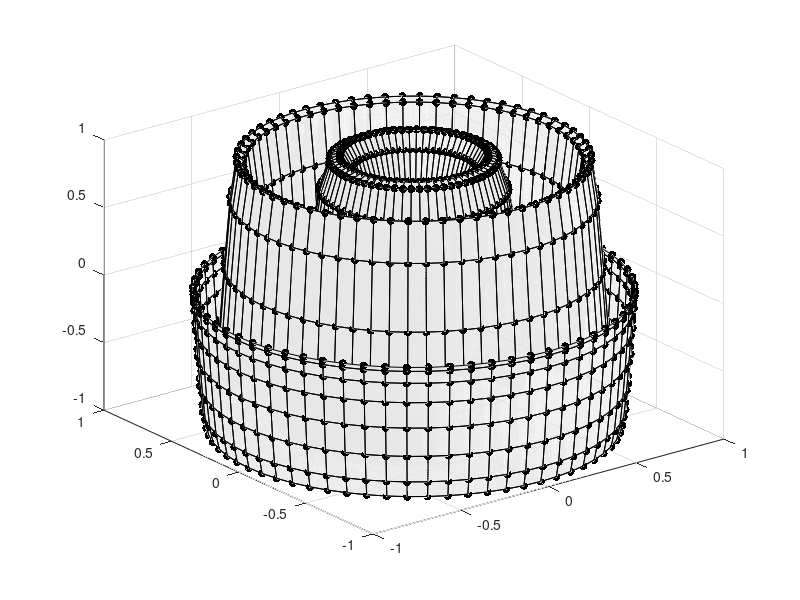

Source code (MATLAB): (Note: this script raises an error after producing the figure.)
clear
close all



[X,Y,Z] = sphere(64);

Z = sin(4*pi.*(X.^2 + Y.^2));

figure('Position',[300, 80, 500, 500])
surf(X,Y,Z, 'FaceAlpha', 0.4, 'FaceColor', [0.9, 0.9, 0.9])
hold on
scatter3(X,Y,Z,[],'k', 'filled')

% Z = Z + 5;

% MLP Set-up: Enter the Input/Ooutput dimensions and define the number of neurons per layer
input_dim = 4;
output_dim = 1;
dense_NeuralNet_design = [input_dim, 8,8,8,8, output_dim];  % [Input, Hidden_1, Hidden_2, ..., Output]

Num_Hidden_Layers  = numel(dense_NeuralNet_design) - 2;  % -2 to remove input and output layer from consideration
Num_Forward_Steps  = Num_Hidden_Layers + 1;  % we need to perform n-1 matrix multiplications + activation function to do one forward pass where n is the number of hidden layers + input and output layer, so n is total layers

% Initialize containers for weights, gradients and outputs at each layer
weights_cell_0 = initialize_weights(dense_NeuralNet_design, 'xavier', 0);
weights_cell_1 = initialize_weights(dense_NeuralNet_design, 'xavier', 0);
weights_cell_2 = initialize_weights(dense_NeuralNet_design, 'xavier', 0);
weights_cell_3 = initialize_weights(dense_NeuralNet_design, 'xavier', 0);

weights_set_to_zero_cell = initialize_weights(dense_NeuralNet_design, 'zeros', 0);
gradients_cell_0 = weights_set_to_zero_cell;
gradients_cell_1 = weights_set_to_zero_cell;
gradients_cell_2 = weights_set_to_zero_cell;
gradients_cell_3 = weights_set_to_zero_cell;

m_momentum_cell_1 = weights_set_to_zero_cell; % cell array to hold the exponential moving average momentum vectors (first moment) 
m_momentum_cell_3 = weights_set_to_zero_cell; % cell array to hold the exponential moving average momentum vectors (first moment) 
v_squared_gradients_cell_2 = weights_set_to_zero_cell; % cell array to hold the squared gradients (second moment) 
v_squared_gradients_cell_3 = weights_set_to_zero_cell; % cell array to hold the squared gradients (second moment) 

hiddenOutputs_0 = cell(Num_Hidden_Layers, 1);
hiddenOutputs_1 = cell(Num_Hidden_Layers, 1);
hiddenOutputs_2 = cell(Num_Hidden_Layers, 1);
hiddenOutputs_3 = cell(Num_Hidden_Layers, 1);
Layer_Derivative = cell(Num_Forward_Steps, 1);

% Presets and hyperparameters
max_epochs = 10000;
iter_plot_ratio = 100;
batch_size = 64;
bias_filler = ones(1, batch_size); % a row vector of ones to stack on (hidden) input matrix
num_output_elements = output_dim * batch_size; % to divide by the correct factor to get the MEAN of the squared errors

learn_rate_0 = 0.02;
learn_rate_1 = 0.02;
learn_rate_2 = 0.001;
learn_rate_3 = 0.001;

emv_momentum_1 = 0.9; % define what fraction of the previous gradient should be used for the current gradient. Only the remaining part, 1-momentum_share, is contributed by the current gradient. Is the beta term here: m_i+1 = beta*m_i + (1-beta)*gradients 
emv_momentum_3 = 0.9; % define what fraction of the previous gradient should be used for the current gradient. Only the remaining part, 1-momentum_share, is contributed by the current gradient. Is the beta term here: m_i+1 = beta*m_i + (1-beta)*gradients 
emv_sqgrad_2 = 0.99; % Exponential Moving Average coefficient. Is the beta term here: v_i+1 = beta*v_i + (1-beta)*gradients.^2 
emv_sqgrad_3 = 0.99; % Exponential Moving Average coefficient. Is the beta term here: v_i+1 = beta*v_i + (1-beta)*gradients.^2 

emv_momentum_inv_1 = 1-emv_momentum_1; % same idea as for above. save a computation in this case the scalar that defines the fraction of the current gradient used. depending on cache is bad mkay
emv_momentum_inv_3 = 1-emv_momentum_3; % same idea as for above. save a computation in this case the scalar that defines the fraction of the current gradient used. depending on cache is bad mkay
emv_sqgrad_inv_2 = 1-emv_sqgrad_2; % same idea as for above. save a computation in this case the scalar that defines the fraction of the current gradient used. depending on cache is bad mkay
emv_sqgrad_inv_3 = 1-emv_sqgrad_3; % same idea as for above. save a computation in this case the scalar that defines the fraction of the current gradient used. depending on cache is bad mkay
eps = 1e-8; % for numerical stability. To avoid dividing by zero when rescaling the learing rate per parameter

%%% Create artifical training and test data of a function in R^1: y = f(x)
% Control helper variables
n_train = size(X,1)^2;  % total individual training points
n_test = n_train; % total individual test points
bias_filler_test = ones(1, n_test); 

% Training data
train_input_1 = X(:)';
train_input_2 = Y(:)'; % additonal input feature
train_input_3 = (train_input_1.^2);
train_input_4 = (train_input_2.^2); % additonal input feature
train_inputs = [train_input_1; train_input_2; train_input_3; train_input_4]; 
train_targets = Z(:)';

% Ground truth test data
test_input_1 = X(:)';
test_input_2 = Y(:)';
test_input_3 = test_input_1.^2;
test_input_4 = test_input_2.^2; % additonal input feature
test_inputs = [test_input_1; test_input_2; test_input_3; test_input_4]; 
test_targets = Z(:)';

%%% Input scaling
inputs_avg = mean(train_inputs, 2);
test_avg   = mean(test_inputs, 2);

inputs_std = std(train_inputs, 0, 2);
test_std = std(test_inputs, 0, 2);

train_inputs = (train_inputs - inputs_avg)./inputs_std;
test_inputs = (test_inputs - test_avg)./test_std;

Train_Inputs_full = [ones(1, n_train); train_inputs]; % training samples with the 1 for the bias neuron
Test_Inputs_full = [ones(1, length(test_input_1)); test_inputs]; % test samples with the 1 for the bias neuron


%%% Presets and pre-allocations
% Containers to plot the evolution of the loss 
loss_history_0 = zeros(max_epochs, 1);  % For the SGD
loss_history_1 = zeros(max_epochs, 1);  % For EMA-Momentum
loss_history_2 = zeros(max_epochs, 1);  % For RMSProp
loss_history_3 = zeros(max_epochs, 1);  % For Adam

%%% Set-up plot figures
[output_scat_0, output_scat_1, output_scat_2, output_scat_3, output_surf_0, output_surf_1, output_surf_2, output_surf_3] = make_prediction_canvas(train_inputs, test_inputs, train_targets);
% weights_handle = setup_weights_plot();
[neuro_handle, line_cell] = setup_NN_canvas(dense_NeuralNet_design);
[loss_0_plt, loss_1_plt, loss_2_plt, loss_3_plt, ay] = setup_loss_evolution_canvas();

%%% Enter the matrix
tic
for t = 1:max_epochs
    % Construct input vector with batch_size number of inputs
    random_sample_index = randperm(n_train, batch_size); % get indices to shuffle dataset to prevent the network from learning the input sequence pattern
    Inputs = Train_Inputs_full(:, random_sample_index);
    Targets = train_targets(random_sample_index);

    % Part 1: Feed Forward
    [Outputs_0, hiddenOutputs_0, loss_0, Error_0] = feedForward_reg(Inputs, Targets, weights_cell_0, hiddenOutputs_0, Num_Hidden_Layers, bias_filler, num_output_elements);
    [Outputs_1, hiddenOutputs_1, loss_1, Error_1] = feedForward_reg(Inputs, Targets, weights_cell_1, hiddenOutputs_1, Num_Hidden_Layers, bias_filler, num_output_elements);
    [Outputs_2, hiddenOutputs_2, loss_2, Error_2] = feedForward_reg(Inputs, Targets, weights_cell_2, hiddenOutputs_2, Num_Hidden_Layers, bias_filler, num_output_elements);
    [Outputs_3, hiddenOutputs_3, loss_3, Error_3] = feedForward_reg(Inputs, Targets, weights_cell_3, hiddenOutputs_3, Num_Hidden_Layers, bias_filler, num_output_elements);
    
    % Part 2: Calculate the the gradients to adjust the weights via backpropagation of the derivative of the loss function. Compute the whole mini-batch at once. The function returns the average gradient of the mini-batch as well as the loss summed over the mini-batch
    gradients_cell_0 = backProp_reg(Error_0, Inputs, hiddenOutputs_0, weights_cell_0, gradients_cell_0, Layer_Derivative, Num_Hidden_Layers, bias_filler, batch_size);
    gradients_cell_1 = backProp_reg(Error_1, Inputs, hiddenOutputs_1, weights_cell_1, gradients_cell_1, Layer_Derivative, Num_Hidden_Layers, bias_filler, batch_size);
    gradients_cell_2 = backProp_reg(Error_2, Inputs, hiddenOutputs_2, weights_cell_2, gradients_cell_2, Layer_Derivative, Num_Hidden_Layers, bias_filler, batch_size);
    gradients_cell_3 = backProp_reg(Error_3, Inputs, hiddenOutputs_3, weights_cell_3, gradients_cell_3, Layer_Derivative, Num_Hidden_Layers, bias_filler, batch_size);
    %check_gradients_mlp_reg(1e-6, Inputs, Targets, weights_cell_0, hiddenOutputs_0, gradients_cell_0, Num_Hidden_Layers, bias_filler, num_output_elements)

    % Compute average loss of the mini-batch
    loss_history_0(t) = loss_0;
    loss_history_1(t) = loss_1;
    loss_history_2(t) = loss_2;
    loss_history_3(t) = loss_3;

    % Update weights
    for i = 1:Num_Forward_Steps
        % Compute first and second moments to propagate information from previous gradients into the current update
        m_momentum_cell_1{i} = emv_momentum_1*m_momentum_cell_1{i}  +  emv_momentum_inv_1*gradients_cell_1{i};
        m_momentum_cell_3{i} = emv_momentum_3*m_momentum_cell_3{i}  +  emv_momentum_inv_3*gradients_cell_3{i};

        v_squared_gradients_cell_2{i} = emv_sqgrad_2*v_squared_gradients_cell_2{i}  +  emv_sqgrad_inv_2*gradients_cell_2{i}.^2;
        v_squared_gradients_cell_3{i} = emv_sqgrad_3*v_squared_gradients_cell_3{i}  +  emv_sqgrad_inv_3*gradients_cell_3{i}.^2;

        % Bias correction to mitigate the bias towards the zero vector initialization (Only for Adam usually)
        m_momentum_hat_1 = m_momentum_cell_1{i};  %./(1 - emv_momentum_1^t);  % vanilla ema-momentum has no bias correction
        m_momentum_hat_3 = m_momentum_cell_3{i}./(1 - emv_momentum_3^t);

        v_squared_gradients_hat_2 = v_squared_gradients_cell_2{i};  %./(1 - emv_sqgrad_2^t); % RMSProp has no bias correction
        v_squared_gradients_hat_3 = v_squared_gradients_cell_3{i}./(1 - emv_sqgrad_3^t);

        % Update weights
        weights_cell_0{i} = weights_cell_0{i} - learn_rate_0.*gradients_cell_0{i};                                               % For SGD
        weights_cell_1{i} = weights_cell_1{i} - learn_rate_1.*m_momentum_hat_1;                                                  % For EMA-Momentum
        weights_cell_2{i} = weights_cell_2{i} - learn_rate_2./(sqrt(v_squared_gradients_hat_2) + eps) .* gradients_cell_2{i};    % For RMSProp
        weights_cell_3{i} = weights_cell_3{i} - learn_rate_3./(sqrt(v_squared_gradients_hat_3) + eps) .* m_momentum_hat_3;       % For Adam
    end
    
    % Visualize loss evolution and model predicitons
    if mod(t, iter_plot_ratio)==0
        % Network Drawing Update
        update_weight_lines(line_cell, m_momentum_cell_3, Num_Hidden_Layers)
        % update_weight_lines(line_cell, weights_cell_3, Num_Hidden_Layers)
        
        % Update function prediciton
        output_1 = feedForward_reg(Test_Inputs_full, test_targets, weights_cell_0, hiddenOutputs_0, Num_Hidden_Layers, bias_filler_test, n_test);  % For SGD
        output_2 = feedForward_reg(Test_Inputs_full, test_targets, weights_cell_1, hiddenOutputs_1, Num_Hidden_Layers, bias_filler_test, n_test);  % For EMA-Momentum
        output_3 = feedForward_reg(Test_Inputs_full, test_targets, weights_cell_2, hiddenOutputs_2, Num_Hidden_Layers, bias_filler_test, n_test);  % For RMSProp
        output_4 = feedForward_reg(Test_Inputs_full, test_targets, weights_cell_3, hiddenOutputs_3, Num_Hidden_Layers, bias_filler_test, n_test);  % For Adam

        output_scat_0.ZData = output_1;   % For SGD
        output_scat_1.ZData = output_2;   % For EMA-Momentum
        output_scat_2.ZData = output_3;   % For RMSProp
        output_scat_3.ZData = output_4;   % For Adam
        
        set(output_surf_0, 'ZData', reshape(output_1, size(Z)));
        set(output_surf_1, 'ZData', reshape(output_2, size(Z)));
        set(output_surf_2, 'ZData', reshape(output_3, size(Z)));
        set(output_surf_3, 'ZData', reshape(output_4, size(Z)));

        % Loss Update
        update_loss_evolution(loss_0_plt, loss_1_plt, loss_2_plt, loss_3_plt, t, loss_history_0, loss_history_1, loss_history_2, loss_history_3)
        
        %%% WEight Plot with 3D bars
        % bar3(weights_handle, weights_momentum_cell{2}');
        % zlim(weights_handle, [-0.07, 0.07]);
        % colormap(weights_handle, plasma);
        % 
        % bar3(weights_handle, weights_gradients_cell_batch{2}');
        % zlim(weights_handle, [-0.2, 0.2]);
        % colormap(weights_handle, plasma);
        % 
        % imagesc(weights_momentum_cell{2}')
        % view([-10,10])
        %%%

        pause(0)  % drawnow
        % pause(1/12)  % drawnow
    end
end
fprintf('\n\t Vectorized Training Time: %.2f s \n\n', toc);
legend(ay, {'SGD', 'EMA Momentum', 'RMSProp', 'Adam'}, 'TextColor', 'w', 'Color', 'k', 'FontSize', 16, 'Location', 'NE')


%%%%%%%%%%%%%%%%%%%%%%%%%%%%%%%%%%%%%%%%%%%%%%%%%%%%%%%%%%%%%%%%%%%%%%%%%%%
function [output_scat_0, output_scat_1, output_scat_2, output_scat_3, output_surf_0, output_surf_1, output_surf_2, output_surf_3] = make_prediction_canvas(train_inputs, test_inputs, targets)
fig = figure('Position',[1000,50,1100,600], 'Color', 'k');
atx = axes(fig, 'Position', [0.07, 0.12, 0.89, 0.87]);
hold(atx, 'on')

% Plot the ground truth which we want to approximate
dim = sqrt(length(train_inputs(1, :)));
X = reshape(test_inputs(1, :)', dim, dim);
Y = reshape(test_inputs(2, :)', dim, dim);
Z = reshape(targets', dim, dim);
scatter3(atx, X, Y, Z, 20, 'w', 'filled');

% Plots for the output of the different optimizers
Xv = test_inputs(1, :)';
Yv = test_inputs(2, :)';
Zv = targets';
Zz = zeros(length(Zv), 1);
output_scat_0 = scatter3(atx, Xv, Yv, Zz, 20, 'b', 'filled', 'MarkerEdgeColor', 'k');
output_scat_1 = scatter3(atx, Xv, Yv, Zz, 20, 'g', 'filled', 'MarkerEdgeColor', 'k');
output_scat_2 = scatter3(atx, Xv, Yv, Zz, 20, 'r', 'filled', 'MarkerEdgeColor', 'k');
output_scat_3 = scatter3(atx, Xv, Yv, Zz, 20, 'm', 'filled', 'MarkerEdgeColor', 'k');

Zm = zeros(size(Z));
output_surf_0 = surf(atx, X, Y, Zm, 'FaceColor', 'b', 'FaceAlpha', 0.8, 'EdgeColor', 'w');
output_surf_1 = surf(atx, X, Y, Zm, 'FaceColor', 'g', 'FaceAlpha', 0.8, 'EdgeColor', 'w');
output_surf_2 = surf(atx, X, Y, Zm, 'FaceColor', 'r', 'FaceAlpha', 0.8, 'EdgeColor', 'w');
output_surf_3 = surf(atx, X, Y, Zm, 'FaceColor', 'm', 'FaceAlpha', 0.8, 'EdgeColor', 'w');

% legend(atx, {'Target', 'SGD', 'EMA-Momentum', 'RSMProp', 'Adam'}, 'FontSize', 14, 'Location', 'NW')

range = max(targets) - min(targets);
% atx.XLim = [min(targets) - 0.05*range, max(targets) + 0.05*range];
% atx.YLim = [min(targets) - 0.05*range, max(targets) + 0.05*range];
atx.ZLim = [min(targets) - 0.05*range, max(targets) + 0.05*range];

atx.FontSize = 15;
atx.XLabel.String = 'x - input';    
atx.YLabel.String = 'y - input';   
atx.ZLabel.String = 'z - output';   
atx.XLabel.FontSize = 20;
atx.YLabel.FontSize = 20;
atx.ZLabel.FontSize = 22;
atx.XColor = 'y';
atx.YColor = 'y';
atx.ZColor = 'y';
atx.Color  = [0.2, 0.2, 0.2];
atx.XGrid = 'on';
atx.YGrid = 'on';
atx.ZGrid = 'on';
atx.GridColor = 'y';
atx.Box = 'on';
atx.View = [85,75];
end
%%%%%%%%%%%%%%%%%%%%%%%%%%%%%%%%%%%%%%%%%%%%%%%%%%%%%%%%%%%%%%%%%%%%%%%%%%%




% Loss-Evolution 
%%%%%%%%%%%%%%%%%%%%%%%%%%%%%%%%%
%%%%%%%%%%%%%%%%%%%%%%%%%%%%%%%%%%%%%%%%%%%%%%%%%%%%%%%%%%%%%%%%%%%%%%%%%%%
function [loss_0_plt, loss_1_plt, loss_2_plt, loss_3_plt, ay] = setup_loss_evolution_canvas()
% Initialize plot for the loss evolution
fig = figure('Position', [50, 700, 840, 490], 'Color', 'k');
ay = axes(fig, 'Position', [0.12, 0.13, 0.82, 0.84]);
hold(ay, 'on')

loss_0_plt = plot(ay, 0, 0, 'Color', 'b', 'LineWidth', 2);
loss_1_plt = plot(ay, 0, 0, 'Color', 'g', 'LineWidth', 2);
loss_2_plt = plot(ay, 0, 0, 'Color', 'r', 'LineWidth', 2);
loss_3_plt = plot(ay, 0, 0, 'Color', 'm', 'LineWidth', 2);

% legend(ay, {'SGD', 'EMA Momentum', 'RMSProp', 'Adam'}, 'TextColor', 'w', 'Color', 'k', 'FontSize', 16, 'Location', 'NE')

ay.FontSize = 15;
ay.XLabel.String = 'Number of weight updates';
ay.YLabel.String = 'Loss';
ay.XLabel.FontSize = 16;
ay.YLabel.FontSize = 16;
ay.XColor = 'y';
ay.YColor = 'y';
ay.Color = 'k';
ay.XGrid = 'on';
ay.YGrid = 'on';
ay.YAxis.Scale = 'log';
end
%%%%%%%%%%%%%%%%%%%%%%%%%%%%%%%%%
function update_loss_evolution(loss_0_plt, loss_1_plt, loss_2_plt, loss_3_plt, t, loss_history_0, loss_history_1, loss_history_2, loss_history_3)
loss_0_plt.XData = 1:t;
loss_0_plt.YData = loss_history_0(1:t);
loss_1_plt.XData = 1:t;
loss_1_plt.YData = loss_history_1(1:t);
loss_2_plt.XData = 1:t;
loss_2_plt.YData = loss_history_2(1:t);
loss_3_plt.XData = 1:t;
loss_3_plt.YData = loss_history_3(1:t);
end
%%%%%%%%%%%%%%%%%%%%%%%%%%%%%%%%%%%%%%%%%%%%%%%%%%%%%%%%%%%%%%%%%%%%%%%%%%%
%%%%%%%%%%%%%%%%%%%%%%%%%%%%%%%%%



%%%%%%%%%%%%%%%%%%%%%%%%%%%%%%%%%%%%%%%%%%%%%%%%%%%%%%%%%%%%%%%%%%%%%%%%%%%
function apx = setup_weights_plot()
fig = figure('Position',[200,400,700,700]);
apx = axes(fig, 'Position', [0.07, 0, 0.88, 1]);
% apx.View = [45,10];
end
%%%%%%%%%%%%%%%%%%%%%%%%%%%%%%%%%%%%%%%%%%%%%%%%%%%%%%%%%%%%%%%%%%%%%%%%%%%



% Set-up figure for neural network visualization
%%%%%%%%%%%%%%%%%%%%%%%%%%%%%%%%%
%%%%%%%%%%%%%%%%%%%%%%%%%%%%%%%%%%%%%%%%%%%%%%%%%%%%%%%%%%%%%%%%%%%%%%%%%%%
function [neuro_handle, line_cell] = setup_NN_canvas(dense_NeuralNet_design)
% The following algorithm creates a figure with scatter points for the neurons as well as the in and outputs for the defined dense neural network.
% The parameter "b" defines the fraction of the the left and right side of the axis with limits [0,1] where the inputs and outputs are aligned. The hidden layers are then evenly spaced between the in and outputs
% The parameter "h" defines the fraction of the the bottom and top side of the axis to be left free. The neurons are then evenly spaced between the in and outputs

fig = figure('Position',[900,700,1500,600], 'ToolBar', 'none');
ax = axes(fig, 'Position',[0,0,1,1]);
hold(ax, 'on');

% The following algorithm creates a figure with scatter points for the neurons as well as the in and outputs for the defined dense neural network.
% The parameter "b" defines the fraction of the the left and right side of the axis with limits [0,1] where the inputs and outputs are aligned. The hidden layers are then evenly spaced between the in and outputs
% The parameter "h" defines the fraction of the the bottom and top side of the axis to be left free. The neurons are then evenly spaced between the in and outputs

num_neurons_per_layer = dense_NeuralNet_design;
num_neurons_per_layer(1:end-1) = dense_NeuralNet_design(1:end-1) + 1; % +1 to acocunt for the bias neuron
num_layers = numel(num_neurons_per_layer);
num_hidden_layers = num_layers - 2; % without input and output layer

%%%%%
% Create the coordinates for the scatter points that represent the neurons 
b = 0.1; % side padding, must be a value between 0 and <0.5
h = 0.1; % height padding, must be a value between 0 and <0.5
layer_x_spacing = (1 - 2*b)/(num_hidden_layers + 1);

x_coordinate = zeros(sum(num_neurons_per_layer), 1);
y_coordinate = zeros(sum(num_neurons_per_layer), 1);

runner = 0;
for i = 1:num_layers
    for j = 1:num_neurons_per_layer(i)
        runner = runner + 1;
        x_coordinate(runner) = b + layer_x_spacing*(i-1);

        if num_neurons_per_layer(i) == 1
            y_coordinate(runner) = 0.5;
        else
            layer_y_spacing = (1 - 2*h)/(num_neurons_per_layer(i) - 1);
            y_coordinate(runner) = 1 - (h + layer_y_spacing*(j-1));
        end
    end
end
% Make color matrix for neurons
index_bias = cumsum(num_neurons_per_layer(1:end-1)); % get the index of the bias neurons to plot them separately. makes coloring of the active neurons later easier
x_coordi_neuro = x_coordinate(setdiff(1:sum(num_neurons_per_layer), index_bias));
x_coordi_bias = x_coordinate(index_bias);
y_coordi_neuro = y_coordinate(setdiff(1:sum(num_neurons_per_layer), index_bias));
y_coordi_bias = y_coordinate(index_bias);

%%%%%
% create the lines that connect the neurons
line_cell = cell(num_layers-1, 1);  % the handle for each line is stored in this nested cell. The top level contains the cells wich contain all lines connecting two layers, so there are num_layers-1 top level cells
for i = 1:num_layers-1
    runner_v2 = 0;
    line_cell{i} = cell(num_neurons_per_layer(i) * dense_NeuralNet_design(i+1), 1); % there are num_neurons_layer_k * (num_neurons_layer_k+1 - 1) layer-to-layer connections

    if i == num_layers-1
        by_pass_bias = 0;  % for the last layer where there is no bias we need to set this to 0 to avoid connecting the last output
    else
        by_pass_bias = 1; 
    end
  
    for j = 1:num_neurons_per_layer(i)
        for k = 1:num_neurons_per_layer(i+1) - by_pass_bias
            runner_v2 = runner_v2 + 1;
            if i == 1
                line_cell{i}{runner_v2} = line(ax, [x_coordinate(j), x_coordinate(index_bias(i) + k)], [y_coordinate(j), y_coordinate(index_bias(i) + k)], 'LineWidth', 2);
            else
                line_cell{i}{runner_v2} = line(ax, [x_coordinate(index_bias(i-1) + j), x_coordinate(index_bias(i) + k)], [y_coordinate(index_bias(i-1) + j), y_coordinate(index_bias(i) + k)], 'LineWidth', 2);
            end
        end
    end
end
%%%%%

% plot the neurons on the axis
neuro_handle = scatter(ax, x_coordi_neuro, y_coordi_neuro, 500, 'filled', 'MarkerEdgeColor', 'w');
scatter(ax, x_coordi_bias, y_coordi_bias, 500, [1, 1, 0], 'filled', 'MarkerEdgeColor', 'w');  % since the bias neurons wont change color it is much easier to make a separate scatter object for them. 

ax.XLim = [0, 1];
ax.YLim = [0, 1];
ax.Color = 'k';
end
%%%%%%%%%%%%%%%%%%%%%%%%%%%%%%%%%%%%%%%%%%%%%%%%%%%%%%%%%%%%%%%%%%%%%%%%%%%
function update_neuron_colors(dense_NeuralNet_design, Inputs, Outputs, hiddenOutputs, neuro_handle, Num_Hidden_Layers, n_inputs, n_outputs)
    % function to assign colors to the cooresponding lines and neurons
    neuron_state_vector = zeros(sum(dense_NeuralNet_design), 1);

    for i = 1:Num_Hidden_Layers + 2
        index_bias = cumsum(dense_NeuralNet_design);
        if i == 1
            neuron_state_vector(1:n_inputs) = Inputs;
        elseif i == Num_Hidden_Layers + 2
            neuron_state_vector(end-n_outputs + 1:end) = Outputs;
        else
            neuron_state_vector(index_bias(i-1)+1:index_bias(i)) = hiddenOutputs{i-1};
        end
    end
    neuro_handle.CData = redblueColormap(neuron_state_vector);
end
%%%%%%%%%%%%%%%%%%%%%%%%%%%%%%%%%%%%%%%%%%%%%%%%%%%%%%%%%%%%%%%%%%%%%%%%%%%
function update_weight_lines(line_cell, weights_gradients_cell, Num_Hidden_Layers)
    % function to assign colors to the lines/weights, they are colored relative to each other, no grouping by layers. should make differences in the magnitude of the weight across layers visible
    num_weights = zeros(numel(line_cell), 1);
    for i = 1:numel(line_cell)
        num_weights(i) = numel(line_cell{i});
    end
    num_weights = cumsum(num_weights);
    
    weights_state_vector = zeros(num_weights(end), 1);

    for i = 1:Num_Hidden_Layers + 1
        if i == 1
            weights_state_vector(1:num_weights(i)) = weights_gradients_cell{i}(:);
        else
            weights_state_vector(num_weights(i-1) + 1:num_weights(i)) = weights_gradients_cell{i}(:);
        end
    end
    
    % Get colors
    weights_color_vector = redblueColormap(weights_state_vector);
    
    % Apply each color to the desired line
    runner = 0;
    for i = 1:numel(line_cell)
        for j = 1:numel(line_cell{i})
            runner = runner + 1;
            line_cell{i}{j}.Color = weights_color_vector(runner, :);
        end
        % pause(0)
    end
    %%%%%
end
%%%%%%%%%%%%%%%%%%%%%%%%%%%%%%%%%%%%%%%%%%%%%%%%%%%%%%%%%%%%%%%%%%%%%%%%%%%
%%%%%%%%%%%%%%%%%%%%%%%%%%%%%%%%%
